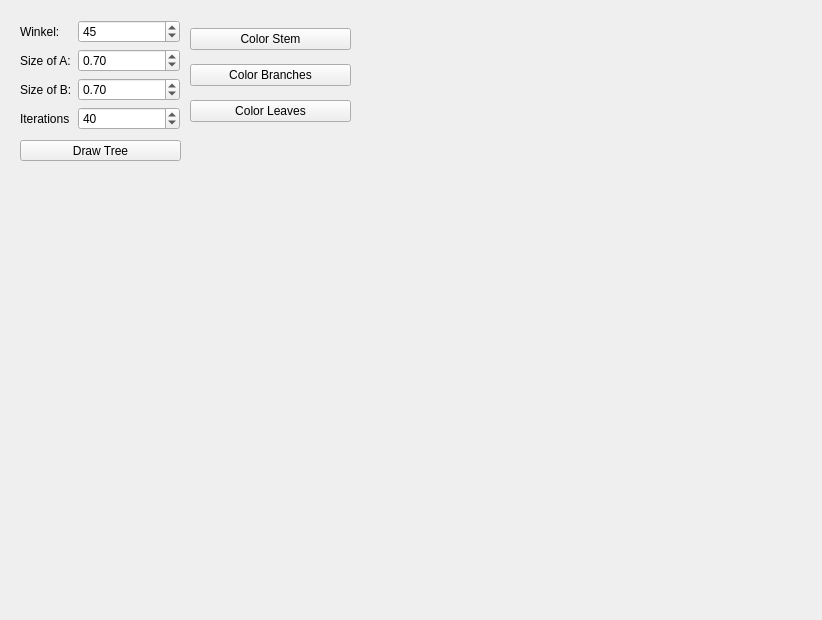
<?xml version="1.0" encoding="UTF-8"?>
<ui version="4.0">
 <class>PythagorasTree</class>
 <widget class="QWidget" name="PythagorasTree">
  <property name="geometry">
   <rect>
    <x>0</x>
    <y>0</y>
    <width>822</width>
    <height>620</height>
   </rect>
  </property>
  <property name="windowTitle">
   <string>PythagorasTree</string>
  </property>
  <widget class="QWidget" name="formLayoutWidget">
   <property name="geometry">
    <rect>
     <x>20</x>
     <y>20</y>
     <width>160</width>
     <height>112</height>
    </rect>
   </property>
   <layout class="QFormLayout" name="formLayout">
    <item row="0" column="0">
     <widget class="QLabel" name="angle">
      <property name="text">
       <string>Winkel: </string>
      </property>
     </widget>
    </item>
    <item row="1" column="0">
     <widget class="QLabel" name="size_a">
      <property name="text">
       <string>Size of A:</string>
      </property>
     </widget>
    </item>
    <item row="2" column="0">
     <widget class="QLabel" name="size_b">
      <property name="text">
       <string>Size of B:</string>
      </property>
     </widget>
    </item>
    <item row="0" column="1">
     <widget class="QSpinBox" name="inputAngle">
      <property name="maximum">
       <number>360</number>
      </property>
      <property name="value">
       <number>45</number>
      </property>
     </widget>
    </item>
    <item row="1" column="1">
     <widget class="QDoubleSpinBox" name="inputSize_a">
      <property name="maximum">
       <double>1.000000000000000</double>
      </property>
      <property name="stepType">
       <enum>QAbstractSpinBox::AdaptiveDecimalStepType</enum>
      </property>
      <property name="value">
       <double>0.700000000000000</double>
      </property>
     </widget>
    </item>
    <item row="2" column="1">
     <widget class="QDoubleSpinBox" name="inputSize_b">
      <property name="maximum">
       <double>1.000000000000000</double>
      </property>
      <property name="stepType">
       <enum>QAbstractSpinBox::AdaptiveDecimalStepType</enum>
      </property>
      <property name="value">
       <double>0.700000000000000</double>
      </property>
     </widget>
    </item>
    <item row="3" column="0">
     <widget class="QLabel" name="Levels">
      <property name="text">
       <string>Iterations</string>
      </property>
     </widget>
    </item>
    <item row="3" column="1">
     <widget class="QSpinBox" name="inputLevel">
      <property name="value">
       <number>40</number>
      </property>
     </widget>
    </item>
   </layout>
  </widget>
  <widget class="QPushButton" name="Draw">
   <property name="geometry">
    <rect>
     <x>20</x>
     <y>140</y>
     <width>161</width>
     <height>21</height>
    </rect>
   </property>
   <property name="text">
    <string>Draw Tree</string>
   </property>
  </widget>
  <widget class="QWidget" name="verticalLayoutWidget">
   <property name="geometry">
    <rect>
     <x>190</x>
     <y>20</y>
     <width>161</width>
     <height>111</height>
    </rect>
   </property>
   <layout class="QVBoxLayout" name="verticalLayout">
    <item>
     <widget class="QPushButton" name="colorPickerButton">
      <property name="text">
       <string>Color Stem</string>
      </property>
     </widget>
    </item>
    <item>
     <widget class="QPushButton" name="colorPickerButton_2">
      <property name="text">
       <string>Color Branches</string>
      </property>
     </widget>
    </item>
    <item>
     <widget class="QPushButton" name="colorPickerButton_3">
      <property name="text">
       <string>Color Leaves</string>
      </property>
     </widget>
    </item>
   </layout>
  </widget>
 </widget>
 <resources/>
 <connections/>
</ui>
